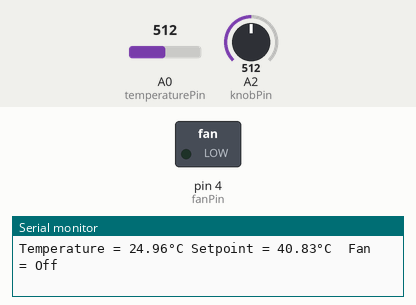
The sketch below on a simulated Arduino Uno, built with avr-gcc and run on an emulated ATmega328P. Shown: switched loads named in the sketch (green lamp = pin HIGH), the last lines printed to the serial monitor. Inputs (shaded band) come from the test bench; at power-on: A0 (temperaturePin) = 512, A2 (knobPin) = 512.

Above: at 1.2 s.
1.3 s: A0 (temperaturePin) set to 366
3.2 s: A0 (temperaturePin) set to 340
At 5.0 s:
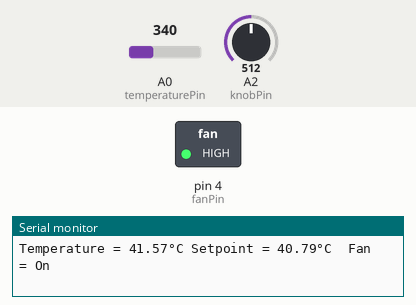
5.5 s: A0 (temperaturePin) set to 511
At 6.9 s:
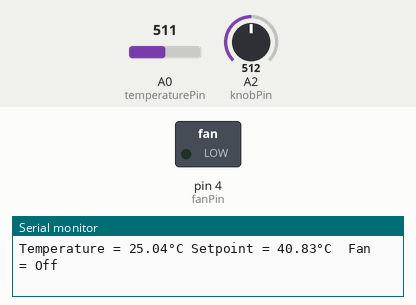
7.5 s: A0 (temperaturePin) set to 306
At 8.8 s:
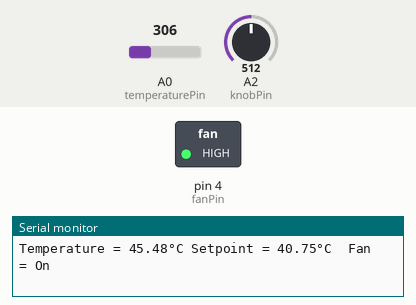
Timing chart, 0 to 10.5 s (numbered marks = the images above; inputs shaded):
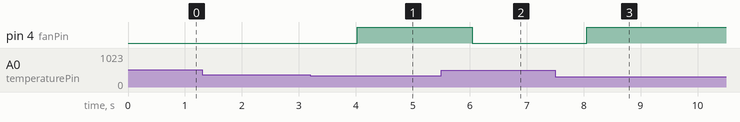

Measured:
- the behaviour switches between 348 and 347 on A0 (temperaturePin) (found by bisection; images 0 and 1)
- after the input at 3.2 s, pin 4 (fanPin): LOW → HIGH after 0.83 s
- after the input at 5.5 s, pin 4 (fanPin): HIGH → LOW after 0.54 s
- after the input at 7.5 s, pin 4 (fanPin): LOW → HIGH after 0.55 s

The sketch:

readTemp_lesson6.ino
```cpp
/*
 * Part of series:
 * Introduction to Arduino for Scientists
 * Developed by Dr. Paul Leary, and Dr. Natalie Low

  Lesson 6 - Feedback loop with changeable setpopint

  Instead of specifying the setpoint in the code itself, we can use a
  Because we don't have to edit and re-upload the code each time we want to change the setpoint

  Here we will use a POTENTIOMETER (in the form of a knob) to adjust the temperature setpoint.
  A potentiometer is a adjustable voltage divider (see: https://en.wikipedia.org/wiki/Potentiometer).
  Recall from Lesson 3 that our thermistor is also set up in a voltage divider circuit.
  Therefore, we will handle the output from the potentiometer in a similar way to how we handled the
  signal from the thermistor.

  The key difference is that the potentiometer output does not 'naturally' correspond to any temperature.
  Instead, we will define the range of potential temperature setpoints that we want to be able to set
  using the knob, and 'map' this temperature range onto the range of potentiometer outputs.

 */

// Here we define our pin numbers as global variables
int temperaturePin = A0;
int knobPin = A2; // like the thermistor pin, we use an analog pin to read the potentiometer
int fanPin = 4;


void setup() {

  // Open a line to the serial monitor at 9600 baud
  // Note that serial communication uses digital pins 0 and 1, so we can't use them for other things
  // while serial communication is happening
  Serial.begin(9600);

  // Define the fanPin as an digital output pin
  // This will allow us to use the digitalWrite() function to control the fan from this pin
  pinMode(fanPin, OUTPUT);

}


void loop() {

   // Burst sample and average the sample values (Lesson 2)
   int temperature_analog_avg = read_temp_avg(temperaturePin, 20);

   // Convert averaged digital values from the ADC to a resistance value (Lesson 3)
   float temperature_resistance_ohms = calculate_resistance(temperature_analog_avg, 10000.0, 5.0);

   // Convert resistance to temperature (Lesson 4)
   float temperature_C = calculate_temperature_C(temperature_resistance_ohms);


   // Here we burst sample and average the readings from the potentiometer
   // This is exactly the same as what we did for the themistor in Lesson 2
   int knob_analog_avg = read_temp_avg(knobPin, 20);

   // Here we convert the averaged reading from the potentiometer to a temperature setpoint
   float setpoint_C = knob2temp_C(knob_analog_avg);


   // We define a BOOLEAN (true/false) variable to compare the current temperature to our setpoint
   // fanState is TRUE if current temperature is higher than the setpoint (i.e., we want to turn on the fan and cool down!)
   bool fanState = (temperature_C > setpoint_C);


   // We define a STRING (an array of characters) to use in the serial output
   // It will report to us whether the fan is on or off

   String fanString = "Off";

   if(fanState){
    fanString = "On";
    }

  Serial.print("Temperature = ");
  Serial.print(temperature_C);
  Serial.write(0xC2);
  Serial.write(0xB0);
  Serial.print("C ");

  Serial.print("Setpoint = ");
  Serial.print(setpoint_C);
  Serial.write(0xC2);
  Serial.write(0xB0);
  Serial.print("C");

  Serial.print("  Fan = ");
  Serial.print(fanString);
  Serial.println();

  // Turn the fan on or off, based on the fanState variable that we defined earlier
  digitalWrite(fanPin, fanState);

  delay(1000);

}

// These are the functions used in the loop() block
// FUNCTION declaration has form: RETURN TYPE  function_name((TYPE) INPUT ARGUMENTS)

int read_temp_avg(int pin, int samples){

    //This function takes as INPUT ARGUMENTS the pin which we want to burst sample, and how many samples we want to average over.

    int T_avg ;

    for (int i = 1; i<=samples; i++){
      T_avg += analogRead(pin);
    }

    T_avg /= samples;

    return T_avg;

}


float calculate_resistance(int temp_analog, float series_resistance_ohms, float V_in){

    float temp_voltage = 0.004887586*(float)temp_analog;

    float temp_resistance = (series_resistance_ohms*temp_voltage)/(V_in-temp_voltage);

  // float temp_resistance = (resolution_conversion*series_resistance_ohms*(float)temp_analog)/(V_in-(resolution_conversion*(float)temp_analog));

  return temp_resistance;
}


float calculate_temperature_C(float temp_resistance){

  // Convert resistance to temperature

  float temp_C = (1/(((0.003354016434681)-((0.0002531645569620253)*log(10000)))+((0.0002531645569620253)*log(temp_resistance))))-273.15;

  return temp_C;

}


float knob2temp_C(int temp_analog){

  // Here we define the range (minimum and maximum values) of potential temperature setpoints
  float temp_min = 20;
  float temp_max = 36;

  // Here we map the range of temperature setpoints onto the range of potential digital values from the ADC
  // For the Arduino's built-in 10-bit ADC, this is a range of 1023
  float set_temp_C = temp_min + ((temp_max - temp_min)/1023)*temp_analog;
  return set_temp_C;

}
```
